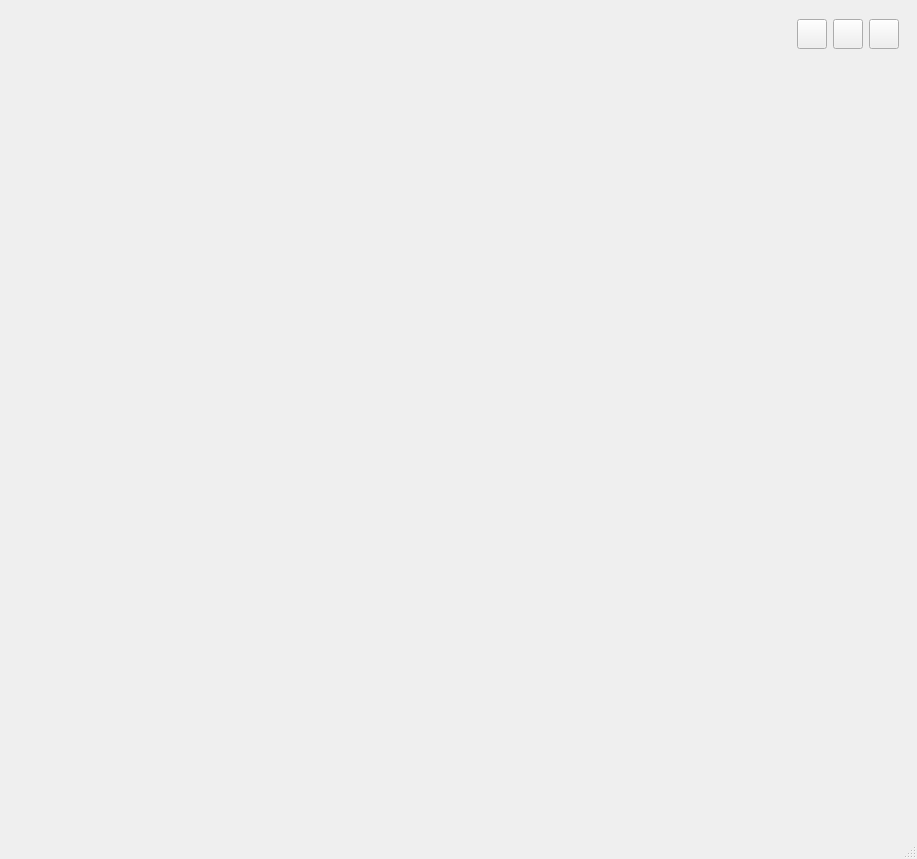
<?xml version="1.0" encoding="UTF-8"?>
<ui version="4.0">
 <class>Objectdetect</class>
 <widget class="QMainWindow" name="Objectdetect">
  <property name="geometry">
   <rect>
    <x>0</x>
    <y>0</y>
    <width>917</width>
    <height>859</height>
   </rect>
  </property>
  <property name="sizePolicy">
   <sizepolicy hsizetype="Expanding" vsizetype="Expanding">
    <horstretch>0</horstretch>
    <verstretch>0</verstretch>
   </sizepolicy>
  </property>
  <property name="windowTitle">
   <string>Objectdetect</string>
  </property>
  <widget class="QWidget" name="centralwidget">
   <property name="sizePolicy">
    <sizepolicy hsizetype="Expanding" vsizetype="Expanding">
     <horstretch>0</horstretch>
     <verstretch>0</verstretch>
    </sizepolicy>
   </property>
   <layout class="QGridLayout" name="gridLayout">
    <item row="0" column="0">
     <widget class="QWidget" name="widget_2" native="true">
      <property name="minimumSize">
       <size>
        <width>0</width>
        <height>50</height>
       </size>
      </property>
      <property name="maximumSize">
       <size>
        <width>16777215</width>
        <height>50</height>
       </size>
      </property>
      <layout class="QHBoxLayout" name="horizontalLayout">
       <item>
        <widget class="QLabel" name="label_6">
         <property name="sizePolicy">
          <sizepolicy hsizetype="Fixed" vsizetype="Fixed">
           <horstretch>0</horstretch>
           <verstretch>0</verstretch>
          </sizepolicy>
         </property>
         <property name="minimumSize">
          <size>
           <width>140</width>
           <height>28</height>
          </size>
         </property>
         <property name="maximumSize">
          <size>
           <width>140</width>
           <height>28</height>
          </size>
         </property>
         <property name="styleSheet">
          <string notr="true">border-image: url(:/icon/New Leopard Imaging Logo 拷贝2.png);</string>
         </property>
         <property name="text">
          <string/>
         </property>
        </widget>
       </item>
       <item>
        <spacer name="horizontalSpacer">
         <property name="orientation">
          <enum>Qt::Horizontal</enum>
         </property>
         <property name="sizeHint" stdset="0">
          <size>
           <width>40</width>
           <height>20</height>
          </size>
         </property>
        </spacer>
       </item>
       <item>
        <widget class="QPushButton" name="result_Pb">
         <property name="minimumSize">
          <size>
           <width>30</width>
           <height>30</height>
          </size>
         </property>
         <property name="maximumSize">
          <size>
           <width>30</width>
           <height>30</height>
          </size>
         </property>
         <property name="styleSheet">
          <string notr="true">border-image: url(:/icon/icon_目标检测结果.png);</string>
         </property>
         <property name="text">
          <string/>
         </property>
        </widget>
       </item>
       <item>
        <widget class="QPushButton" name="save_image_Pb">
         <property name="minimumSize">
          <size>
           <width>30</width>
           <height>30</height>
          </size>
         </property>
         <property name="maximumSize">
          <size>
           <width>30</width>
           <height>30</height>
          </size>
         </property>
         <property name="styleSheet">
          <string notr="true">border-image: url(:/icon/照相机.png);</string>
         </property>
         <property name="text">
          <string/>
         </property>
        </widget>
       </item>
       <item>
        <widget class="QPushButton" name="exit_Pb">
         <property name="minimumSize">
          <size>
           <width>30</width>
           <height>30</height>
          </size>
         </property>
         <property name="maximumSize">
          <size>
           <width>30</width>
           <height>30</height>
          </size>
         </property>
         <property name="styleSheet">
          <string notr="true">border-image: url(:/icon/退出.png);</string>
         </property>
         <property name="text">
          <string/>
         </property>
        </widget>
       </item>
      </layout>
     </widget>
    </item>
    <item row="1" column="0">
     <layout class="QVBoxLayout" name="verticalLayout">
      <item>
       <widget class="QLabel" name="label">
        <property name="sizePolicy">
         <sizepolicy hsizetype="Expanding" vsizetype="Expanding">
          <horstretch>0</horstretch>
          <verstretch>0</verstretch>
         </sizepolicy>
        </property>
        <property name="text">
         <string/>
        </property>
        <property name="scaledContents">
         <bool>true</bool>
        </property>
       </widget>
      </item>
     </layout>
    </item>
    <item row="2" column="0">
     <widget class="QWidget" name="widget" native="true">
      <property name="sizePolicy">
       <sizepolicy hsizetype="Expanding" vsizetype="Expanding">
        <horstretch>0</horstretch>
        <verstretch>0</verstretch>
       </sizepolicy>
      </property>
      <property name="minimumSize">
       <size>
        <width>0</width>
        <height>180</height>
       </size>
      </property>
      <property name="maximumSize">
       <size>
        <width>16777215</width>
        <height>180</height>
       </size>
      </property>
      <layout class="QVBoxLayout" name="verticalLayout_4">
       <item>
        <widget class="QLabel" name="cam_id_Lb">
         <property name="sizePolicy">
          <sizepolicy hsizetype="Expanding" vsizetype="Expanding">
           <horstretch>0</horstretch>
           <verstretch>0</verstretch>
          </sizepolicy>
         </property>
         <property name="text">
          <string/>
         </property>
        </widget>
       </item>
       <item>
        <widget class="QLabel" name="cam_serial_Lb">
         <property name="sizePolicy">
          <sizepolicy hsizetype="Expanding" vsizetype="Expanding">
           <horstretch>0</horstretch>
           <verstretch>0</verstretch>
          </sizepolicy>
         </property>
         <property name="text">
          <string/>
         </property>
        </widget>
       </item>
       <item>
        <widget class="QLabel" name="cam_module_Lb">
         <property name="sizePolicy">
          <sizepolicy hsizetype="Expanding" vsizetype="Expanding">
           <horstretch>0</horstretch>
           <verstretch>0</verstretch>
          </sizepolicy>
         </property>
         <property name="text">
          <string/>
         </property>
        </widget>
       </item>
       <item>
        <widget class="QLabel" name="time_Pb">
         <property name="sizePolicy">
          <sizepolicy hsizetype="Expanding" vsizetype="Expanding">
           <horstretch>0</horstretch>
           <verstretch>0</verstretch>
          </sizepolicy>
         </property>
         <property name="text">
          <string/>
         </property>
        </widget>
       </item>
      </layout>
     </widget>
    </item>
   </layout>
  </widget>
  <widget class="QMenuBar" name="menubar">
   <property name="geometry">
    <rect>
     <x>0</x>
     <y>0</y>
     <width>917</width>
     <height>26</height>
    </rect>
   </property>
  </widget>
  <widget class="QStatusBar" name="statusbar"/>
 </widget>
 <resources>
  <include location="pqrcc/imgs/img.qrc"/>
 </resources>
 <connections/>
</ui>
